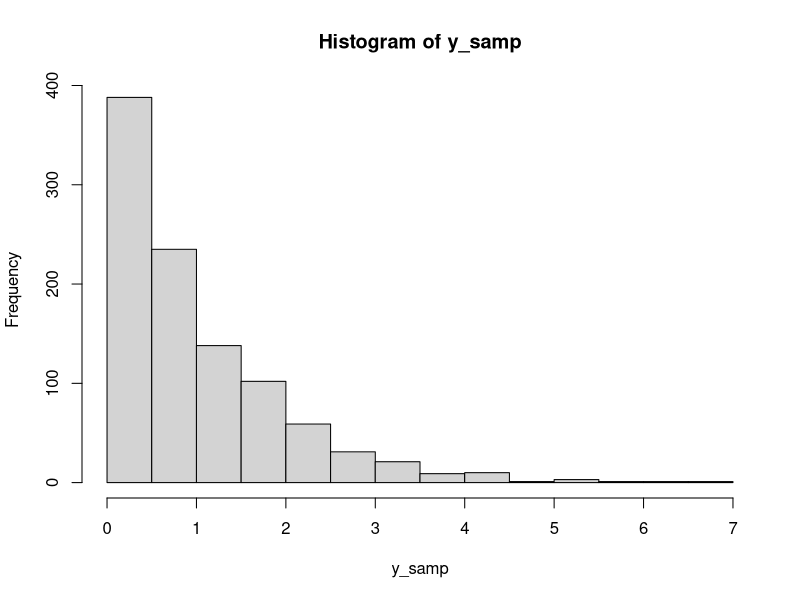
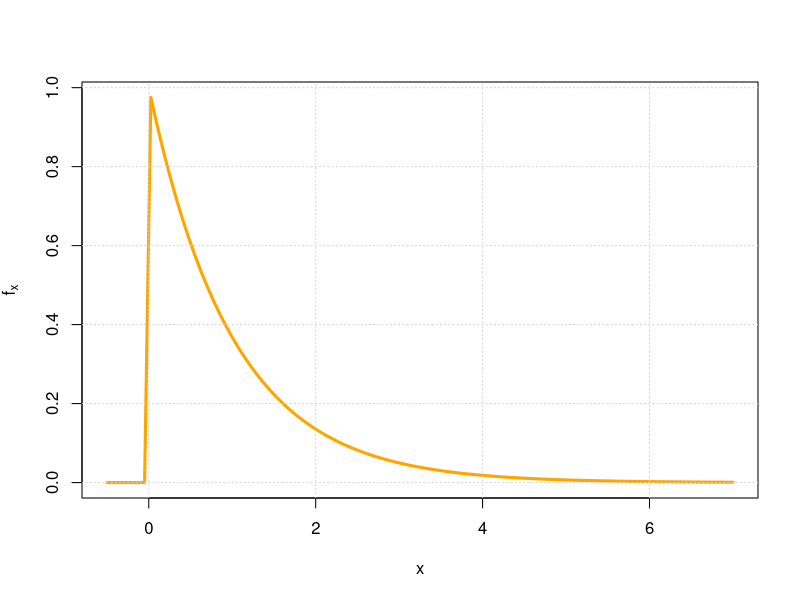
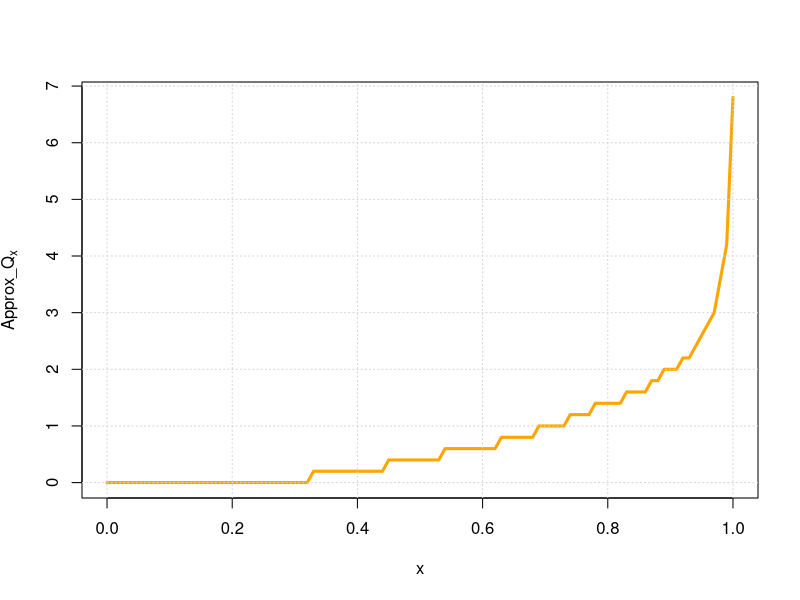

These figures' R source, in order:
## ---- chunk 1
f <- function(x, a=12345, b=690690690, M=2^32) {
    return ((a+ b * x) %% M)
}
lcg <- function(N, seed=13, a=104729, b=179424673, M=29996224275833, normalize=FALSE){
  li = c(f(seed, a, b, M))
  for (i in 2:N) {
    li = append(li, f(li[i-1], a, b, M))
  }
  if (normalize) 
    return(li/(M+1))
  else
    return(li)
}
y_samp = qexp(lcg(1000, normalize = TRUE))
hist(y_samp)
## ---- chunk 2
curve(dexp, -0.5,7, lwd = 3,
      col = 'orange',
      xlab = 'x',
      ylab = expression(f[x])
      )
grid()
## ---- chunk 3
hist_to_cumulative <- function(h) {
  cdf = 1:length(h$density)
  for (i in 1:length(h$density)) {
    cdf[i] = sum(unlist(h$density)[1:i])
    # each element is the sum of the previous ones
  }
  h$density = list(cdf/cdf[length(cdf)]) #normalized
  return(h)
}
## ---- chunk 4
hist_to_quantile_func <- function(h) {
  h = hist_to_cumulative(h)
  # Returns Q(p)
  return( function(p) {
    r = 1:length(p)
    for (i in 1:length(p)) {
      bin = suppressWarnings( # R gives me an error when bin=-Inf, but this is intended
        max(which(unlist(h$density) <= p[i])))
      if (bin == -Inf) {
        r[i] = 0
      }
      else {
        r[i] = h$breaks[bin]
      }
    }
    return(r)
  })
}

f = hist_to_quantile_func(hist(y_samp,30, plot=FALSE))

curve(f, 0,1, lwd = 3,
      col = 'orange',
      xlab = 'x',
      ylab = expression(Approx_Q[x])
      )
grid()
## ---- chunk 5
Wass <- function(f_true, y_samp, nbins=10) {
  q = hist_to_quantile_func(hist(y_samp,nbins, plot = FALSE))
  
  D <- function(x) {abs(f_true(x) - q(x))}
  res = integrate(D,lower = 0,upper = 1, subdivisions = 2000)
  return (c(res$value, res$abs.error))
}

Wass(qexp, y_samp, 10)
Wass(qexp, y_samp, 100)
Wass(qexp, y_samp, 1000)
